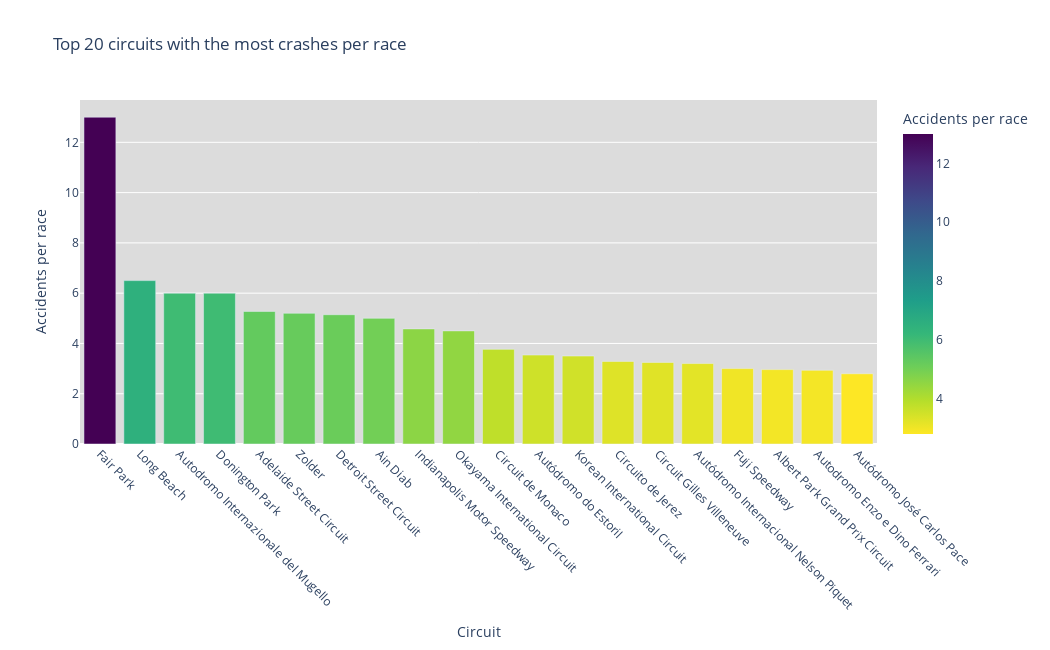

Notebook code cell kept with this figure:
### Code cell
fig = px.bar(crashes_per_race.head(20), x = 'circuit_name', y = 'accidents_per_race', 
             title="Top 20 circuits with the most crashes per race", width=1050, height=650,
            labels=dict(circuit_name="Circuit", accidents_per_race='Accidents per race'), color = 'accidents_per_race', 
              color_continuous_scale=px.colors.sequential.Viridis[::-1])

fig.update_layout(plot_bgcolor='gainsboro')
fig.update_xaxes(tickangle = 45)

fig.show()

### Figure 1 — Plotly figure (JSON) as saved in the notebook; plotly's stock layout.template omitted (floating-point values rounded to 4 significant figures)
{"data": [{"alignmentgroup": "True", "hovertemplate": "Circuit=%{x}<br>Accidents per race=%{marker.color}<extra></extra>", "legendgroup": "", "marker": {"color": [13, 6.5, 6, 6, 5.273, 5.2, 5.143, 5, 4.579, 4.5, 3.765, 3.538, 3.5, 3.286, 3.244, 3.2, 3, 2.96, 2.933, 2.795], "coloraxis": "coloraxis", "pattern": {"shape": ""}}, "name": "", "offsetgroup": "", "orientation": "v", "showlegend": false, "textposition": "auto", "type": "bar", "x": ["Fair Park", "Long Beach", "Autodromo Internazionale del Mugello", "Donington Park", "Adelaide Street Circuit", "Zolder", "Detroit Street Circuit", "Ain Diab", "Indianapolis Motor Speedway", "Okayama International Circuit", "Circuit de Monaco", "Autódromo do Estoril", "Korean International Circuit", "Circuito de Jerez", "Circuit Gilles Villeneuve", "Autódromo Internacional Nelson Piquet", "Fuji Speedway", "Albert Park Grand Prix Circuit", "Autodromo Enzo e Dino Ferrari", "Autódromo José Carlos Pace"], "xaxis": "x", "y": [13, 6.5, 6, 6, 5.273, 5.2, 5.143, 5, 4.579, 4.5, 3.765, 3.538, 3.5, 3.286, 3.244, 3.2, 3, 2.96, 2.933, 2.795], "yaxis": "y"}], "layout": {"barmode": "relative", "coloraxis": {"colorbar": {"title": {"text": "Accidents per race"}}, "colorscale": [[0, "#fde725"], [0.1111, "#b5de2b"], [0.2222, "#6ece58"], [0.3333, "#35b779"], [0.4444, "#1f9e89"], [0.5556, "#26828e"], [0.6667, "#31688e"], [0.7778, "#3e4989"], [0.8889, "#482878"], [1, "#440154"]]}, "height": 650, "legend": {"tracegroupgap": 0}, "plot_bgcolor": "gainsboro", "title": {"text": "Top 20 circuits with the most crashes per race"}, "width": 1050, "xaxis": {"anchor": "y", "domain": [0, 1], "tickangle": 45, "title": {"text": "Circuit"}}, "yaxis": {"anchor": "x", "domain": [0, 1], "title": {"text": "Accidents per race"}}}}
